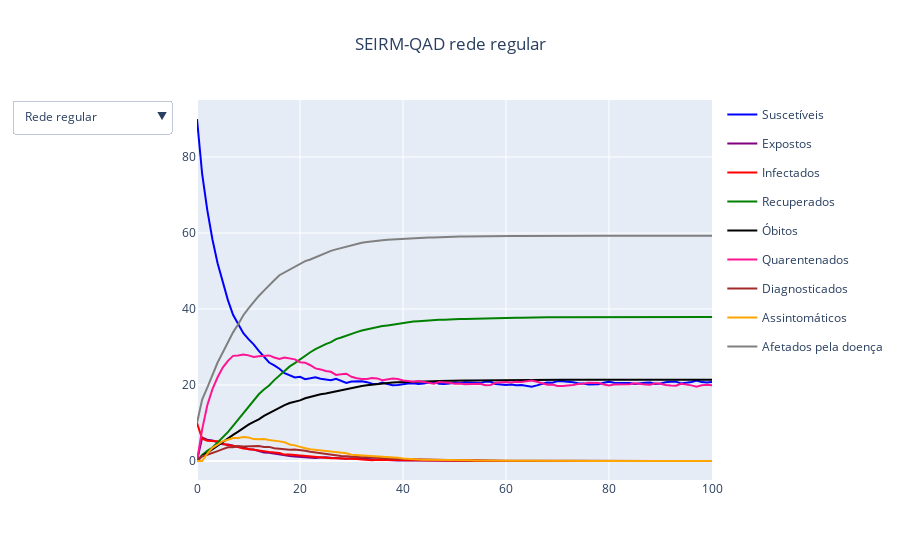

Notebook source saved alongside this figure:
### Code cell
fig = go.Figure(data = data)
fig.layout['updatemenus'] = updatemenus
fig.update_layout(title = dict(text = 'SEIRM-QAD rede regular', x = 0.5))
fig.show()
